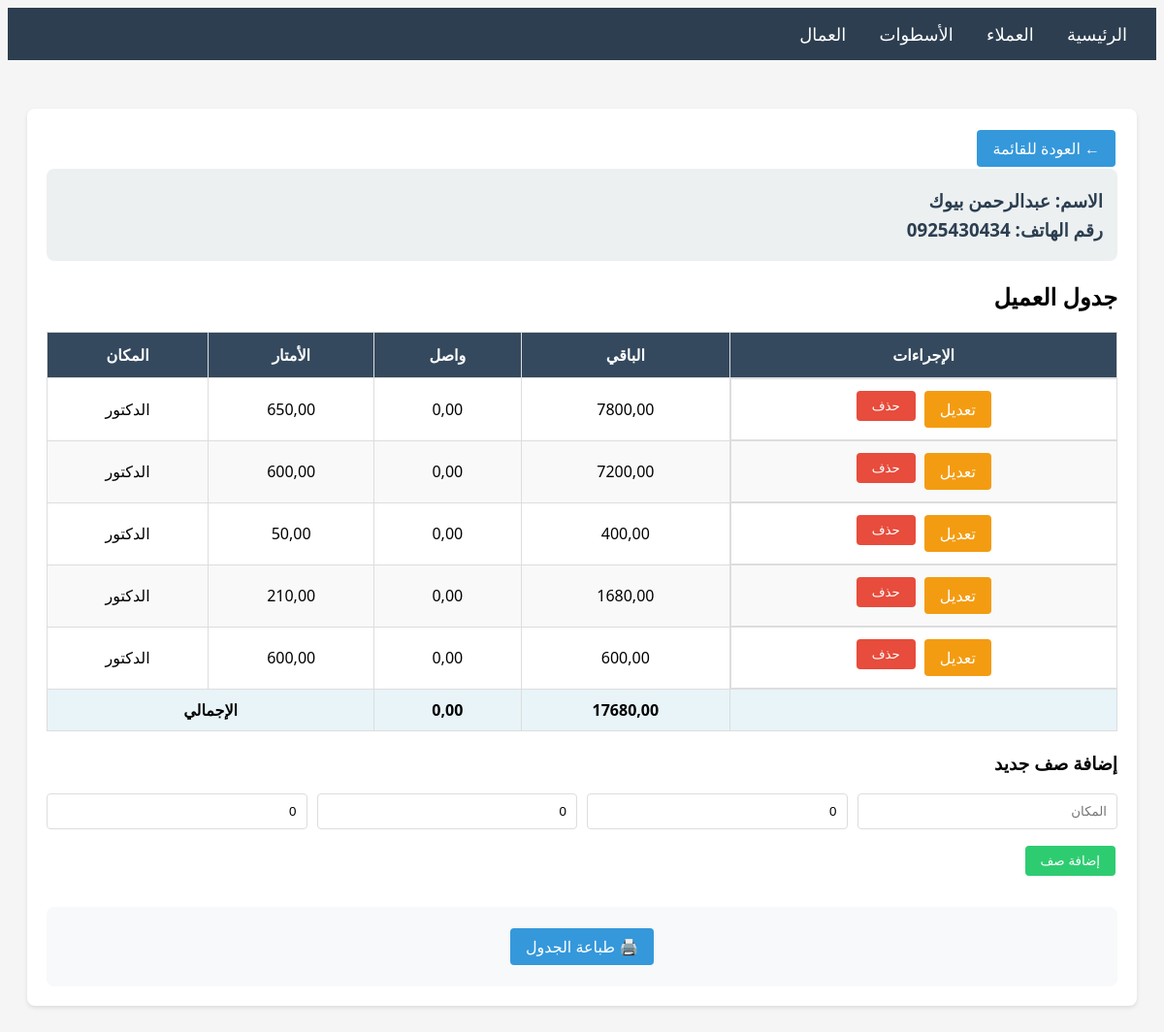
Screenshot of /customers/4/ with the database file from the repository.
### main/models.py (models this page shows, shortened)
class Customer(models.Model):
    name = models.CharField(max_length=200, verbose_name='الاسم')
    phone = models.CharField(max_length=20, verbose_name='رقم الهاتف')
    created_at = models.DateTimeField(auto_now_add=True)
    class Meta:
        verbose_name = 'عميل'
        verbose_name_plural = 'العملاء'
        ordering = ['-created_at']

class CustomerRow(models.Model):
    customer = models.ForeignKey(Customer, on_delete=models.CASCADE, related_name='rows', verbose_name='العميل')
    location = models.CharField(max_length=200, verbose_name='المكان')
    meters = models.DecimalField(max_digits=10, decimal_places=2, default=0, verbose_name='الأمتار')
    received = models.DecimalField(max_digits=10, decimal_places=2, default=0, verbose_name='واصل')
    remaining = models.DecimalField(max_digits=10, decimal_places=2, default=0, verbose_name='الباقي')
    order = models.IntegerField(default=0, verbose_name='الترتيب')
    class Meta:
        verbose_name = 'صف العميل'
        verbose_name_plural = 'صفوف العملاء'
        ordering = ['order', 'id']

### main/views.py (the view)
# urls.py: path('customers/<int:pk>/', views.customer_detail, name='customer_detail'),
def customer_detail(request, pk):
    customer = get_object_or_404(Customer, pk=pk)
    rows = customer.rows.all()
    total_received = sum(row.received for row in rows)
    total_remaining = sum(row.remaining for row in rows)
    if request.method == 'POST':
        form = CustomerRowForm(request.POST)
        if form.is_valid():
            row = form.save(commit=False)
            row.customer = customer
            row.order = customer.rows.count()
            row.save()
            messages.success(request, 'تم إضافة الصف بنجاح')
            return redirect('customer_detail', pk=pk)
    else:
        form = CustomerRowForm()
    context = {
        'customer': customer,
        'rows': rows,
        'form': form,
        'total_received': total_received,
        'total_remaining': total_remaining,
    }
    return render(request, 'main/customer_detail.html', context)

### main/forms.py
class CustomerRowForm(forms.ModelForm):
    class Meta:
        model = CustomerRow
        fields = ['location', 'meters', 'received', 'remaining']
        widgets = {
            'location': forms.TextInput(attrs={'class': 'form-control', 'placeholder': 'المكان'}),
            'meters': forms.NumberInput(attrs={'class': 'form-control', 'placeholder': 'الأمتار', 'step': '0.01'}),
            'received': forms.NumberInput(attrs={'class': 'form-control', 'placeholder': 'واصل', 'step': '0.01'}),
            'remaining': forms.NumberInput(attrs={'class': 'form-control', 'placeholder': 'الباقي', 'step': '0.01'}),
        }

### main/templates/main/customer_detail.html (shortened to what this page needs)
{% extends 'main/base.html' %}
{% block content %}
<div class="card">
    <a href="{% url 'customer_list' %}" class="btn btn-primary">← العودة للقائمة</a>
    <div class="customer-header">
        <h3>الاسم: {{ customer.name }}</h3>
        <h3>رقم الهاتف: {{ customer.phone }}</h3>
    </div>
    <h2>جدول العميل</h2>
    <div class="table-container">
        <table>
            <thead>
                <tr>
                    <th>الإجراءات</th>
                    <th>الباقي</th>
                    <th>واصل</th>
                    <th>الأمتار</th>
                    <th>المكان</th>
                </tr>
            </thead>
            <tbody>
                {% for row in rows %}
                <tr>
                    <td class="actions">
                        <a href="{% url 'customer_row_edit' row.pk %}" class="btn btn-warning">تعديل</a>
                        <form method="POST" action="{% url 'customer_row_delete' row.pk %}" style="display: inline;" onsubmit="return confirm('هل أنت متأكد من حذف هذا الصف؟')">
                            <button type="submit" class="btn btn-danger">حذف</button>
                        </form>
                    </td>
                    <td>{{ row.remaining }}</td>
                    <td>{{ row.received }}</td>
                    <td>{{ row.meters }}</td>
                    <td>{{ row.location }}</td>
                </tr>
                {% endfor %}
                <tr class="total-row">
                    <td></td>
                    <td>{{ total_remaining }}</td>
                    <td>{{ total_received }}</td>
                    <td colspan="2">الإجمالي</td>
                </tr>
            </tbody>
        </table>
    </div>
    <h3>إضافة صف جديد</h3>
    <form method="POST">
        <div style="display: grid; grid-template-columns: repeat(4, 1fr); gap: 10px;">
            <div class="form-group">
                {{ form.location }}
            </div>
            <div class="form-group">
                {{ form.meters }}
            </div>
            <div class="form-group">
                {{ form.received }}
            </div>
            <div class="form-group">
                {{ form.remaining }}
            </div>
        </div>
        <button type="submit" class="btn btn-success">إضافة صف</button>
    </form>
    <div class="print-section">
        <a href="{% url 'customer_print' customer.pk %}" class="btn btn-primary" target="_blank">🖨️ طباعة الجدول</a>
    </div>
</div>
{% endblock %}

### static/css/style.css (style rules this page uses)
body { direction: rtl; text-align: right; font-family: 'Segoe UI', Tahoma, Geneva, Verdana, sans-serif; background-color: #f5f5f5; }
.card { background: white; border-radius: 8px; padding: 20px; margin-bottom: 20px; box-shadow: 0 2px 4px rgba(0,0,0,0.1); }
.table-container { overflow-x: auto; margin: 20px 0; }
table { width: 100%; border-collapse: collapse; background: white; }
table th { background-color: #34495e; color: white; padding: 12px; text-align: center; border: 1px solid #ddd; }
table td { padding: 10px; text-align: center; border: 1px solid #ddd; }
table tr:nth-child(even) { background-color: #f9f9f9; }
.total-row { background-color: #e8f4f8 !important; font-weight: bold; }
.btn { padding: 8px 16px; border: none; border-radius: 4px; cursor: pointer; text-decoration: none; display: inline-block; margin: 2px; }
.btn-primary { background-color: #3498db; color: white; }
.btn-success { background-color: #2ecc71; color: white; }
.btn-danger { background-color: #e74c3c; color: white; }
.btn-warning { background-color: #f39c12; color: white; }
.form-group { margin-bottom: 15px; }
.form-control { width: 100%; padding: 10px; border: 1px solid #ddd; border-radius: 4px; box-sizing: border-box; }
.customer-header { background-color: #ecf0f1; padding: 15px; border-radius: 8px; margin-bottom: 20px; }
.customer-header h3 { margin: 5px 0; color: #2c3e50; }
.actions { display: flex; gap: 5px; justify-content: center; }
.print-section { text-align: center; margin-top: 30px; padding: 20px; background-color: #f8f9fa; border-radius: 8px; }
input[type="number"] { text-align: right; }

### rows the page displays
Customer: name "عبدالرحمن بيوك", phone "0925430434"
CustomerRow: remaining "7800,00", received "0,00", meters "650,00", location "الدكتور"
CustomerRow: remaining "7200,00", received "0,00", meters "600,00", location "الدكتور"
CustomerRow: remaining "400,00", received "0,00", meters "50,00", location "الدكتور"
CustomerRow: remaining "1680,00", received "0,00", meters "210,00", location "الدكتور"
CustomerRow: remaining "600,00", received "0,00", meters "600,00", location "الدكتور"

### other values shown
{{ total_remaining }} "17680,00"
{{ total_received }} "0,00"
